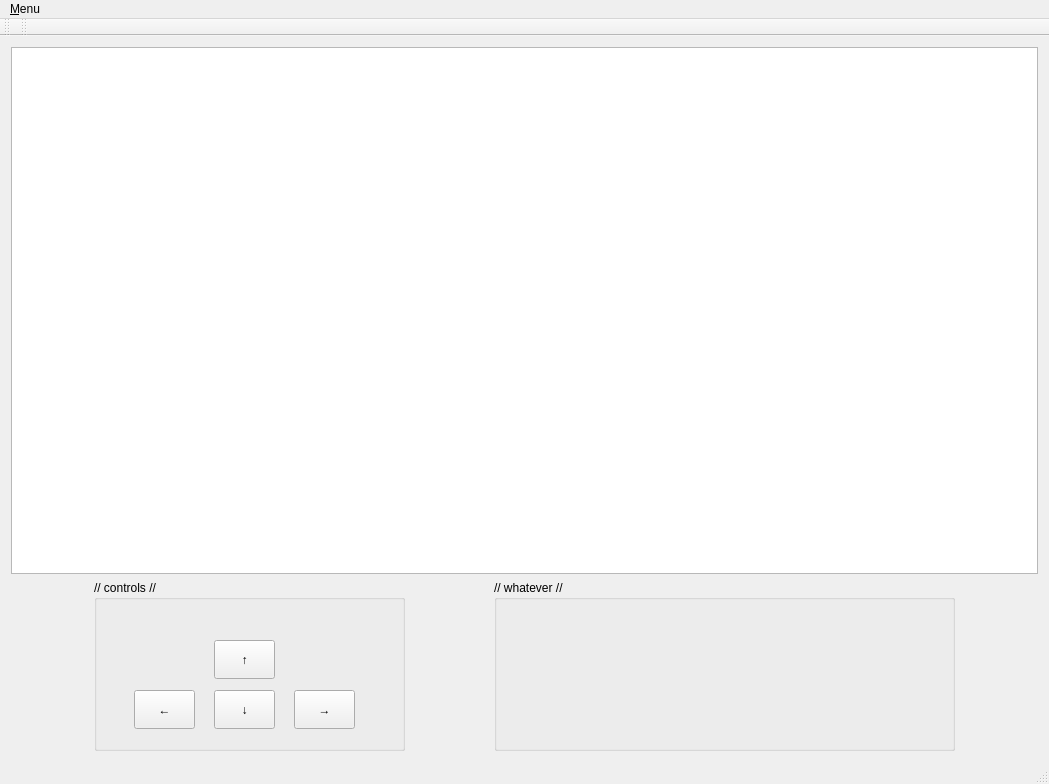
<?xml version="1.0" encoding="UTF-8"?>
<ui version="4.0">
 <class>QApp</class>
 <widget class="QMainWindow" name="QApp">
  <property name="geometry">
   <rect>
    <x>0</x>
    <y>0</y>
    <width>1049</width>
    <height>784</height>
   </rect>
  </property>
  <property name="minimumSize">
   <size>
    <width>1049</width>
    <height>784</height>
   </size>
  </property>
  <property name="windowTitle">
   <string>QApp</string>
  </property>
  <widget class="QWidget" name="centralWidget">
   <property name="enabled">
    <bool>true</bool>
   </property>
   <layout class="QVBoxLayout" name="verticalLayout" stretch="0,0">
    <item>
     <widget class="QGraphicsView" name="graphicsView">
      <property name="minimumSize">
       <size>
        <width>1024</width>
        <height>512</height>
       </size>
      </property>
     </widget>
    </item>
    <item>
     <layout class="QHBoxLayout" name="horizontalLayout">
      <property name="sizeConstraint">
       <enum>QLayout::SetMinimumSize</enum>
      </property>
      <item>
       <widget class="QGroupBox" name="groupBox">
        <property name="minimumSize">
         <size>
          <width>311</width>
          <height>171</height>
         </size>
        </property>
        <property name="maximumSize">
         <size>
          <width>311</width>
          <height>171</height>
         </size>
        </property>
        <property name="title">
         <string>// controls //</string>
        </property>
        <widget class="QPushButton" name="pushButton">
         <property name="geometry">
          <rect>
           <x>120</x>
           <y>60</y>
           <width>61</width>
           <height>39</height>
          </rect>
         </property>
         <property name="text">
          <string>↑</string>
         </property>
        </widget>
        <widget class="QPushButton" name="pushButton_2">
         <property name="geometry">
          <rect>
           <x>120</x>
           <y>110</y>
           <width>61</width>
           <height>39</height>
          </rect>
         </property>
         <property name="text">
          <string>↓</string>
         </property>
        </widget>
        <widget class="QPushButton" name="pushButton_3">
         <property name="geometry">
          <rect>
           <x>200</x>
           <y>110</y>
           <width>61</width>
           <height>39</height>
          </rect>
         </property>
         <property name="text">
          <string>→</string>
         </property>
        </widget>
        <widget class="QPushButton" name="pushButton_4">
         <property name="geometry">
          <rect>
           <x>40</x>
           <y>110</y>
           <width>61</width>
           <height>39</height>
          </rect>
         </property>
         <property name="text">
          <string>←</string>
         </property>
        </widget>
       </widget>
      </item>
      <item>
       <widget class="QGroupBox" name="groupBox_2">
        <property name="minimumSize">
         <size>
          <width>461</width>
          <height>171</height>
         </size>
        </property>
        <property name="maximumSize">
         <size>
          <width>461</width>
          <height>171</height>
         </size>
        </property>
        <property name="title">
         <string>// whatever //</string>
        </property>
       </widget>
      </item>
     </layout>
    </item>
   </layout>
  </widget>
  <widget class="QMenuBar" name="menuBar">
   <property name="geometry">
    <rect>
     <x>0</x>
     <y>0</y>
     <width>1049</width>
     <height>30</height>
    </rect>
   </property>
   <widget class="QMenu" name="menuMenu">
    <property name="title">
     <string>&amp;Menu</string>
    </property>
    <addaction name="actionQuit"/>
    <addaction name="action"/>
   </widget>
   <addaction name="menuMenu"/>
  </widget>
  <widget class="QToolBar" name="mainToolBar">
   <attribute name="toolBarArea">
    <enum>TopToolBarArea</enum>
   </attribute>
   <attribute name="toolBarBreak">
    <bool>false</bool>
   </attribute>
  </widget>
  <widget class="QStatusBar" name="statusBar"/>
  <widget class="QToolBar" name="toolBar">
   <property name="windowTitle">
    <string>toolBar</string>
   </property>
   <attribute name="toolBarArea">
    <enum>TopToolBarArea</enum>
   </attribute>
   <attribute name="toolBarBreak">
    <bool>false</bool>
   </attribute>
  </widget>
  <action name="actionQuit">
   <property name="text">
    <string>Quit</string>
   </property>
  </action>
  <action name="action">
   <property name="text">
    <string> ¯\_(ツ)_/¯</string>
   </property>
  </action>
 </widget>
 <layoutdefault spacing="6" margin="11"/>
 <resources/>
 <connections/>
</ui>
